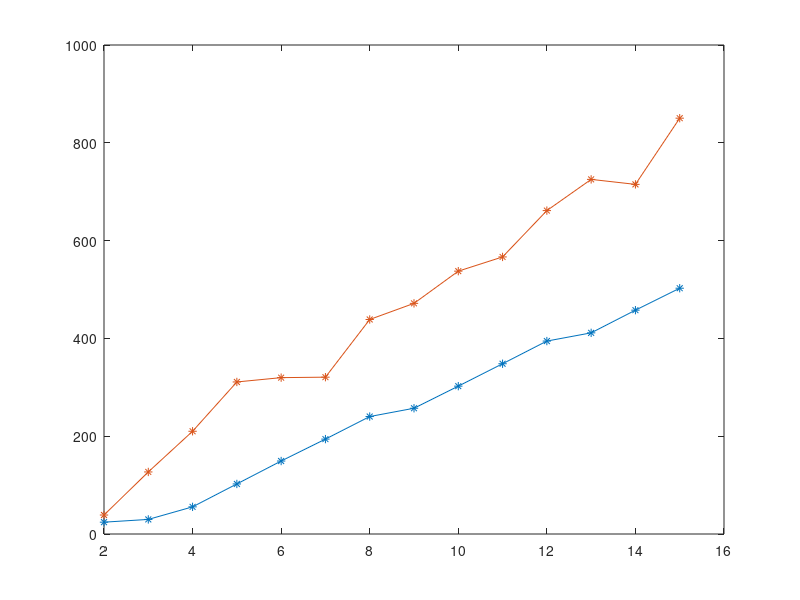

The MATLAB source for this figure: (Note: this script raises an error after producing the figure.)
close all;
clear all;

%% data
%no_rpl_
%rpl_

no_rpl_number_of_note_start = [2 3 4 5 6 7 8 9 10 11 12 13 14 15 ];
no_rpl_time_start = [24190 29816 55520 102366 149242 194052 240207 257165 302353 348189 394550 411343 457744 502646 ];
no_rpl_msg_ip_start = [4, 1, 0, 0 ; 13, 3, 0, 0 ; 24, 7, 2, 0 ; 39, 13, 6, 0 ; 60, 21, 12, 0 ; 84, 31, 20, 0 ; 112, 43, 30, 0 ; 143, 57, 42, 0 ; 177, 73, 56, 0 ; 215, 91, 72, 0 ; 257, 111, 90, 0 ; 302, 133, 110, 0 ; 350, 157, 132, 0 ; 401, 183, 156, 0 ];
no_rpl_msg_nd6_start = [4, 4 ; 12, 12 ; 19, 18 ; 32, 28 ; 43, 38 ; 59, 49 ; 76, 61 ; 94, 73 ; 114, 86 ; 135, 100 ; 158, 115 ; 182, 130 ; 208, 146 ; 234, 162 ];

no_rpl_number_of_note_hour = [2 3 4 5 6 7 8 9 10 11 12 13 14 15 ];
no_rpl_time_hour = [3624219 3629861 3655580 3702440 3749332 3794161 3840329 3857303 3902490 3948342 3994734 4011526 4057943 4102864 ];
no_rpl_msg_ip_hour = [54, 16, 0, 0 ; 107, 34, 0, 0 ; 164, 70, 32, 0 ; 227, 110, 68, 0 ; 298, 154, 108, 0 ; 374, 202, 152, 0 ; 456, 254, 200, 0 ; 543, 310, 252, 0 ; 635, 370, 308, 0 ; 731, 434, 368, 0 ; 835, 502, 432, 0 ; 944, 574, 500, 0 ; 1062, 650, 572, 0 ; 1189, 730, 648, 0 ];
no_rpl_msg_nd6_hour = [54, 54 ; 106, 106 ; 129, 128 ; 158, 154 ; 185, 180 ; 217, 207 ; 250, 235 ; 284, 263 ; 320, 292 ; 355, 320 ; 394, 351 ; 434, 382 ; 480, 418 ; 530, 458 ];

rpl_number_of_note_start = [2 3 4 5 6 7 8 9 10 11 12 13 14 15 ];
rpl_time_start = [38796 126900 210098 310929 319760 320724 438690 471666 537516 566629 661365 725188 714984 850366 ];
rpl_msg_ip_start = [8, 1, 0, 0 ; 28, 3, 0, 0 ; 71, 13, 5, 0 ; 137, 19, 9, 0 ; 197, 27, 15, 0 ; 246, 37, 23, 0 ; 317, 49, 33, 0 ; 417, 63, 45, 0 ; 525, 79, 59, 0 ; 590, 93, 73, 0 ; 720, 125, 100, 0 ; 868, 147, 120, 0 ; 994, 171, 142, 0 ; 1192, 197, 166, 0 ];
rpl_msg_nd6_start = [4, 4 ; 11, 11 ; 25, 25 ; 36, 35 ; 51, 46 ; 68, 58 ; 85, 71 ; 108, 85 ; 123, 100 ; 144, 113 ; 167, 129 ; 194, 146 ; 223, 164 ; 256, 185 ];

rpl_number_of_note_hour = [2 3 4 5 6 7 8 9 10 11 12 13 14 15 ];
rpl_time_hour = [3638801 3726907 3810108 3910941 3919775 3920742 4038711 4071690 4137543 4166658 4261399 4325224 4315023 4450408 ];
rpl_msg_ip_hour = [62, 16, 0, 0 ; 144, 34, 0, 0 ; 258, 76, 35, 0 ; 396, 116, 71, 0 ; 539, 160, 111, 0 ; 647, 208, 155, 0 ; 846, 260, 203, 0 ; 1021, 316, 255, 0 ; 1218, 376, 311, 0 ; 1381, 436, 369, 0 ; 1575, 516, 442, 0 ; 1886, 588, 510, 0 ; 2171, 664, 582, 0 ; 2484, 744, 658, 0 ];
rpl_msg_nd6_hour = [54, 54 ; 105, 105 ; 137, 137 ; 164, 163 ; 195, 190 ; 226, 216 ; 259, 245 ; 296, 273 ; 333, 310 ; 368, 337 ; 413, 375 ; 464, 416 ; 509, 450 ; 560, 489 ];


% enddata

no_rpl_msg_ip_dif = no_rpl_msg_ip_hour - no_rpl_msg_ip_start;
no_rpl_msg_nd6_dif = no_rpl_msg_nd6_hour - no_rpl_msg_nd6_start;

rpl_msg_ip_dif = rpl_msg_ip_hour - rpl_msg_ip_start;
rpl_msg_nd6_dif = rpl_msg_nd6_hour - rpl_msg_nd6_start;

number_of_note = rpl_number_of_note_start;

l = min(length(no_rpl_number_of_note_start),length(rpl_number_of_note_start));

%% Graphe

% Time
figure;
plot(number_of_note(1:l), [no_rpl_time_start(1:l)', rpl_time_start(1:l)']./1000 ,'*-');
legend('no RPL','RPL',2);
ylabel('Convergence time (s)');
xlabel('Number of nodes');
title('Convergence time of the network (Nexthop)');

% Msg ND6
figure;
plot(number_of_note, [no_rpl_msg_nd6_start rpl_msg_nd6_start],'*-');
legend('recv - no RPL','sent - no RPL','recv - RPL','sent - RPL',2);
ylabel('Number of messages');
xlabel('Number of nodes');
title('Number of ND6 messages (Nexthop) - starting');

% Msg ND6 - 1hour
figure;
plot(number_of_note, [no_rpl_msg_nd6_dif rpl_msg_nd6_dif],'*-');
legend('recv - no RPL','sent - no RPL','recv - RPL','sent - RPL',2);
ylabel('Number of messages');
xlabel('Number of nodes');
title('Number of ND6 messages (Nexthop) - 1 hour');

% IP packet rcv
figure;
no_rpl = no_rpl_msg_ip_dif(:,1);
rpl = rpl_msg_ip_dif(:,1);
plot(number_of_note(1:l), [no_rpl(1:l), rpl(1:l)] ,'*-');
legend('no RPL','RPL',2);
ylabel('Number of messages received');
xlabel('Number of nodes');
title('Number of IP messages received (Nexthop) - 1 hour');